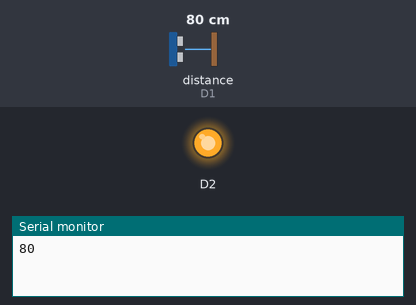
The sketch below on a simulated ESP8266 (NodeMCU). Parts: output pins drawn as LEDs (lit = HIGH), the last lines printed to the serial monitor. Wiring (inferred from the names in the program): ultrasonic range finder: trigger D0; echo D1. The test bench sets the inputs (shaded band); at power-on: distance to the obstacle (sensor on D1) 80 cm. The echo pulse lasts 58.3 µs per cm; WiFi joins after 1.5 s; servers stay silent unless stated; pins used as bus, display or sensor lines are not drawn.

Above: at 3.0 s.
3.1 s: distance to the obstacle (sensor on D1) set to 12 cm
5.8 s: distance to the obstacle (sensor on D1) set to 9 cm
At 6.8 s:
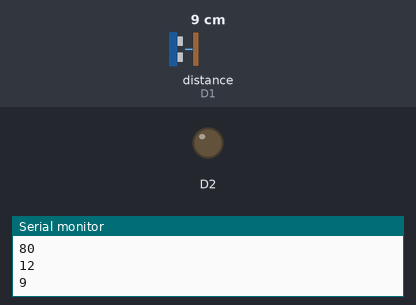
8.5 s: distance to the obstacle (sensor on D1) set to 18 cm
At 11.0 s:
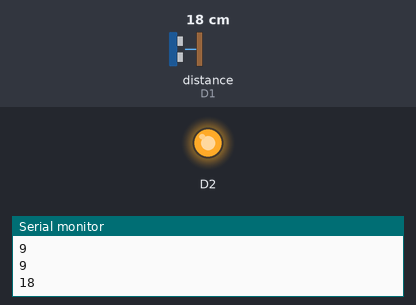
11.3 s: distance to the obstacle (sensor on D1) set to 2 cm
At 12.7 s:
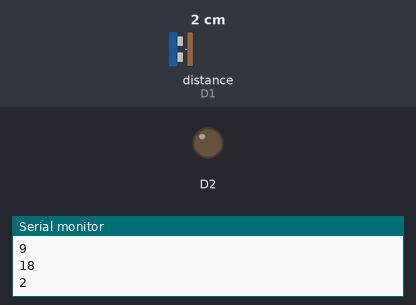
Timing chart, 0 to 14.3 s (numbered marks = the images above; inputs shaded):
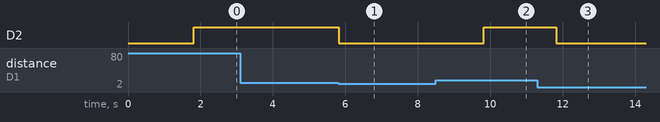

The sketch:

Smart_Water_Management_System.ino
```cpp
#define BLYNK_TEMPLATE_ID "TMPL3frpF1Z2L"
#define BLYNK_TEMPLATE_NAME "water level ultrasonic"
#define BLYNK_AUTH_TOKEN "VLIfTHWO2bUOtvbYRYFXKfMVguHWQDqu"

#include <ESP8266WiFi.h>
#include <BlynkSimpleEsp8266.h>
#define trig D0 // Trig pin
#define echo D1
char auth[] = BLYNK_AUTH_TOKEN;

// Your WiFi credentials.
// Set password to "" for open networks.
char ssid[] = "GNIT-CA";
char pass[] = "ca@12345";
//int depth =20;

//BlynkTimer timer;


void setup()
{
  pinMode(trig, OUTPUT);
  pinMode(echo, INPUT);
  Serial.begin(115200);
  Blynk.begin(auth, ssid, pass);
  //timer.setInterval(10L, waterlevel);
  pinMode(D2,OUTPUT);

}
void loop()
{

  digitalWrite(trig, LOW);
  delayMicroseconds(2);
  digitalWrite(trig, HIGH);
  delayMicroseconds(10);
  digitalWrite(trig, LOW);
  long t = pulseIn(echo, HIGH);
  long cm = t / 29 / 2;
  Serial.println(cm);
  Blynk.virtualWrite(V0,cm);

  if(cm>10){
  digitalWrite(D2,HIGH);

  }
  else{
  digitalWrite(D2,LOW);
  }
  delay(2000);

}
```

Measured:
- the behaviour switches between 11 and 10 cm on distance to the obstacle (sensor on D1) (found by bisection; images 0 and 1)
- after the input at 5.8 s, D2: HIGH → LOW at once
- after the input at 8.5 s, D2: LOW → HIGH after 1.3 s
- after the input at 11.3 s, D2: HIGH → LOW after 0.52 s
